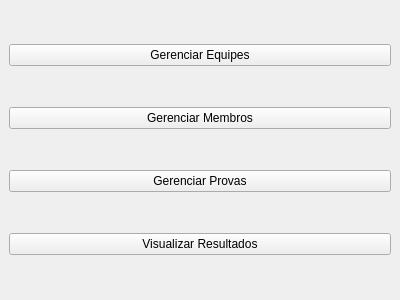
<?xml version="1.0" encoding="UTF-8"?>
<ui version="4.0">
 <class>TelaPrincipal</class>
 <widget class="QMainWindow" name="TelaPrincipal">
  <property name="geometry">
   <rect>
    <x>0</x>
    <y>0</y>
    <width>400</width>
    <height>300</height>
   </rect>
  </property>
  <property name="windowTitle">
   <string>Sistema de Competições</string>
  </property>
  <widget class="QWidget" name="centralwidget">
   <layout class="QVBoxLayout" name="verticalLayout">
    <item>
     <widget class="QPushButton" name="btn_equipes">
      <property name="text">
       <string>Gerenciar Equipes</string>
      </property>
     </widget>
    </item>
    <item>
     <widget class="QPushButton" name="btn_membros">
      <property name="text">
       <string>Gerenciar Membros</string>
      </property>
     </widget>
    </item>
    <item>
     <widget class="QPushButton" name="btn_provas">
      <property name="text">
       <string>Gerenciar Provas</string>
      </property>
     </widget>
    </item>
    <item>
     <widget class="QPushButton" name="btn_resultados">
      <property name="text">
       <string>Visualizar Resultados</string>
      </property>
     </widget>
    </item>
   </layout>
  </widget>
 </widget>
 <resources/>
 <connections/>
</ui>
